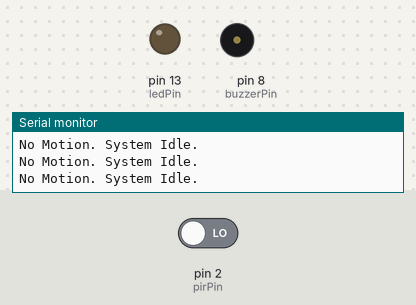
Bench run of a sketch on a simulated Arduino Uno, built with avr-gcc and run on an emulated ATmega328P. Shown: output pins drawn as LEDs (lit = HIGH), buzzer (waves = sounding, pin HIGH), the last lines printed to the serial monitor. The inputs (shaded band) are chosen by the test bench; at power-on: pin 2 (pirPin) LOW.

Above: at 1.8 s.
1.9 s: pin 2 (pirPin) driven HIGH
At 3.2 s:
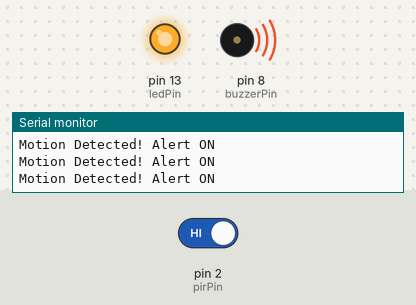
3.5 s: pin 2 (pirPin) driven LOW
At 4.3 s:
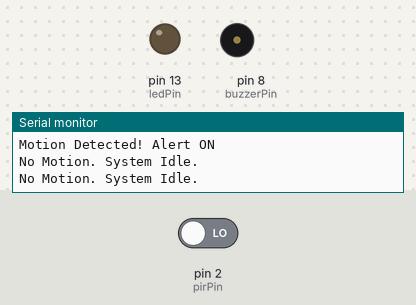
Timing chart, 0 to 6.5 s (numbered marks = the images above; inputs shaded):
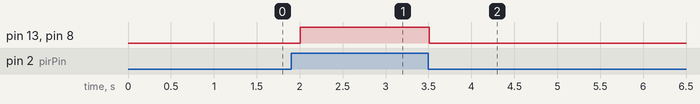

The sketch:

sketch.ino
```cpp
int pirPin = 2;
int buzzerPin = 8;
int ledPin = 13;
int motionState = 0;

void setup() {
  pinMode(pirPin, INPUT);
  pinMode(buzzerPin, OUTPUT);
  pinMode(ledPin, OUTPUT);
  Serial.begin(9600);
  Serial.println("Smart Motion Security System Initialized...");
}

void loop() {
  motionState = digitalRead(pirPin);

  if (motionState == HIGH) {
    digitalWrite(buzzerPin, HIGH);
    digitalWrite(ledPin, HIGH);
    Serial.println("Motion Detected! Alert ON");
  } else {
    digitalWrite(buzzerPin, LOW);
    digitalWrite(ledPin, LOW);
    Serial.println("No Motion. System Idle.");
  }

  delay(500);
}
```

Measured:
- after the input at 1.9 s, pin 13 (ledPin), pin 8 (buzzerPin): LOW → HIGH after 0.11 s
- after the input at 3.5 s, pin 13 (ledPin), pin 8 (buzzerPin): HIGH → LOW at once
